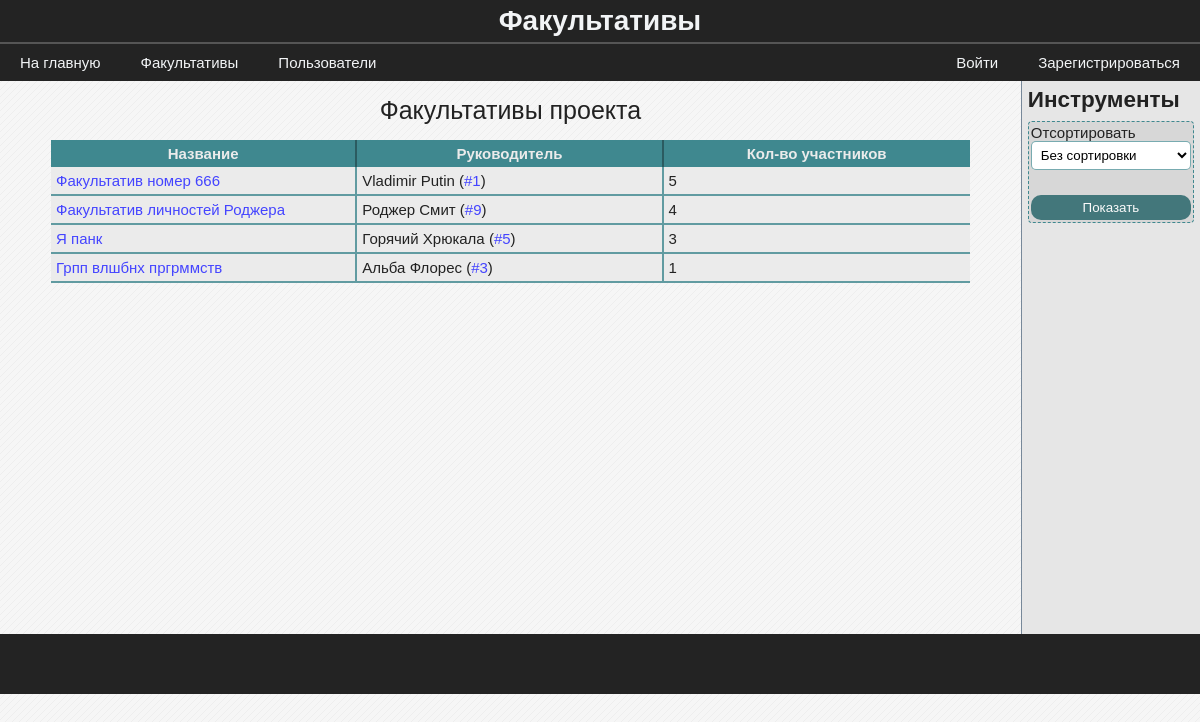
The page /groups on the database as committed earlier.
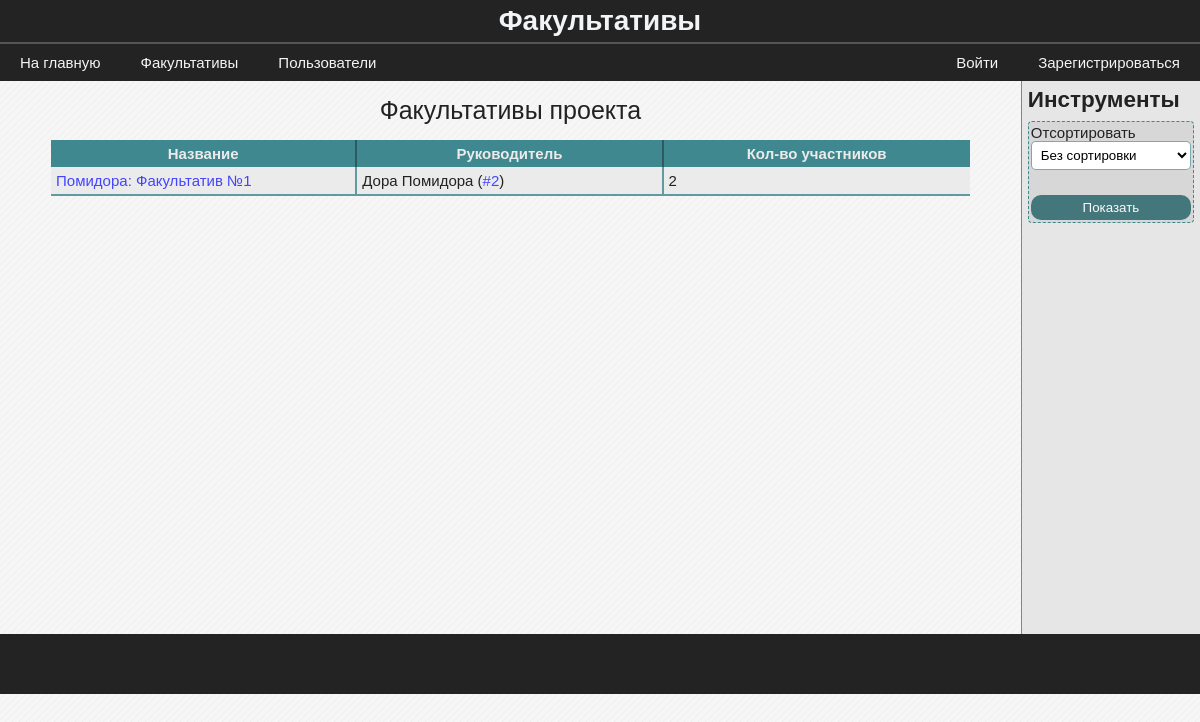
The same page on the database as committed later.
### data/model_groups.py (models this page shows)
class Group(SqlAlchemyBase, SerializerMixin):
    __tablename__ = 'groups'
    id = sqlalchemy.Column(sqlalchemy.Integer,
                           primary_key=True,
                           autoincrement=True)
    name = sqlalchemy.Column(sqlalchemy.String)
    leader_id = sqlalchemy.Column(sqlalchemy.Integer,
                                  sqlalchemy.ForeignKey('users.id'))
    info = sqlalchemy.Column(sqlalchemy.String)
    users_num = sqlalchemy.Column(sqlalchemy.Integer, default=0)
    photo = sqlalchemy.orm.relation("File", uselist=False)
    tasks = sqlalchemy.orm.relation("Task", backref="group")
    @hybrid_property
    def leader(self):
        session = create_session()
        leader = session.query(User).get(self.leader_id)
        return leader

### data/model_users.py (models this page shows, shortened)
class User(SqlAlchemyBase, UserMixin, SerializerMixin):
    __tablename__ = 'users'
    id = sqlalchemy.Column(sqlalchemy.Integer,
                           primary_key=True, autoincrement=True)
    surname = sqlalchemy.Column(sqlalchemy.String)
    name = sqlalchemy.Column(sqlalchemy.String)
    age = sqlalchemy.Column(sqlalchemy.Integer)
    email = sqlalchemy.Column(sqlalchemy.String)
    type = sqlalchemy.Column(sqlalchemy.Integer)
    last_time_in = sqlalchemy.Column(sqlalchemy.String,
                                     default=time.ctime)
    hashed_password = sqlalchemy.Column(sqlalchemy.String)
    photo = sqlalchemy.orm.relation("File", uselist=False)
    groups = sqlalchemy.orm.relation("Group",
                                     secondary="users_to_groups",
                                     backref="users")

### blueprints/groups.py (the view)
@blueprint.route('/groups', methods=["GET", "POST"])
def groups():
    session = db_session.create_session()
    form = FormFilterGroups()
    if form.validate_on_submit():
        if form.filter_by.data == 2:
            groups = session.query(Group).all()
        else:
            groups = current_user.groups
        if form.sort_by.data == 2:
            groups.sort(key=lambda x: x.name)
        elif form.sort_by.data == 1:
            groups.sort(key=lambda x: -x.users_num)
        return render_template('groups.html', groups=groups, bool_userbox=True, form=form)
    else:
        groups = session.query(Group).all()
        return render_template('groups.html', groups=groups, bool_userbox=True, form=form)

### forms/form_filter_groups.py
class FormFilterGroups(FlaskForm):
    filter_by = SelectField('Отобразить', choices=[(2, 'Все'), (1, 'Мои факультативы')], coerce=int)
    sort_by = SelectField('Отсортировать', choices=[(3, 'Без сортировки'), (2, 'По алфавиту'), (1, 'По колличеству участников')], coerce=int)
    submit = SubmitField('Показать')

### data/db_session.py (called while the page is built)
def create_session() -> Session:
    global __factory
    return __factory()

### templates/groups.html (shortened to what this page needs)
{% extends "base.html" %}
{% block content %}
    <table class="average-table">
        <caption>Факультативы проекта</caption>
        <thead>
            <th>Название</th>
            <th>Руководитель</th>
            <th>Кол-во участников</th>
        </thead>
        <tbody>
            {% for group in groups %}
                <tr>
                    <td><a href="/group/{{ group.id }}">{{ group.name }}</a></td>
                    <td>{{ group.leader.name }} {{ group.leader.surname }} (<a href="/user/{{ group.leader_id }}">#{{ group.leader_id }}</a>)</td>
                    <td>{{ group.users_num }}</td>
                </tr>
            {% endfor %}
        </tbody>
    </table>
{% endblock %}
{% if bool_userbox %}
{% block userbox %}
    <h2>Инструменты</h2>
    {% from 'macros/render_field.html' import render_field %}
    <form method="POST" class="mini-form" novalidate>
        {{ render_field(form.sort_by, class="form-field") }}
        <section>
            {{ form.submit(class='blue-btn submit') }}
        </section>
    </form>
{% endblock %}
{% endif %}

Rows that differ between the two databases and show on the page:
removed Group: name "Факультатив номер 666", leader.name "Vladimir", leader.surname "Putin", leader_id "1", users_num "5"
removed Group: name "Факультатив личностей Роджера", leader.name "Роджер", leader.surname "Смит", leader_id "9", users_num "4"
removed Group: name "Я панк", leader.name "Горячий", leader.surname "Хрюкала", leader_id "5", users_num "3"
removed Group: name "Грпп влшбнх пргрммств", leader.name "Альба", leader.surname "Флорес", leader_id "3", users_num "1"
added Group: name "Помидора: Факультатив №1", leader.name "Дора", leader.surname "Помидора", leader_id "2", users_num "2"
